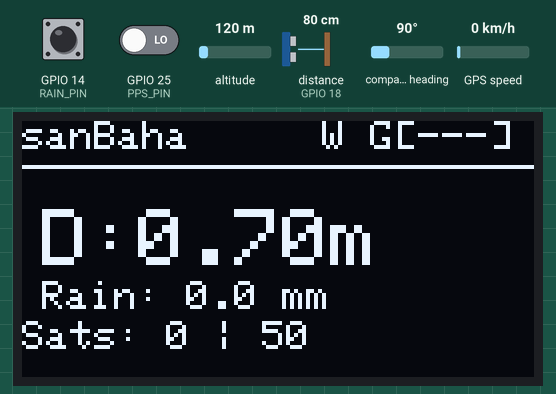
This sketch was run on a simulated ESP32. Shown: 128×64 one-colour display. Wiring (inferred from the names in the program): ultrasonic range finder: trigger GPIO 5; echo GPIO 18. Inputs (shaded band) come from the test bench; at power-on: GPIO 25 (PPS_PIN) LOW, distance to the obstacle (sensor on GPIO 18) 80 cm, GPIO 14 (RAIN_PIN) HIGH, altitude 120 m, compass heading 90°, GPS speed 0 km/h. The echo pulse lasts 58.3 µs per cm; WiFi joins after 1.5 s; servers stay silent unless stated; the GPS gets a fix after 3 s at 37.7749, -122.4194 with 8 satellites; what the sketch prints to the serial monitor is not drawn.

Above: at 2.7 s.
2.8 s: GPIO 25 (PPS_PIN) driven HIGH
At 4.0 s:
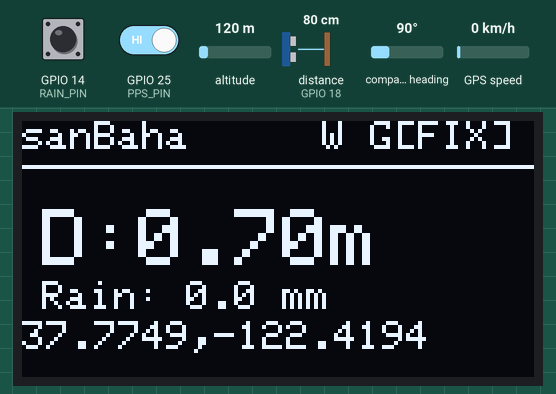
5.1 s: GPIO 25 (PPS_PIN) driven LOW
At 5.8 s:
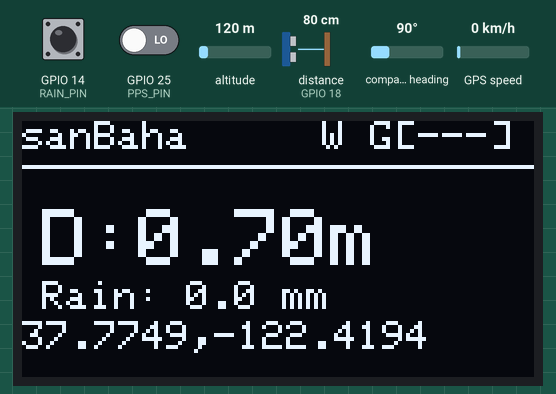
6.8 s: distance to the obstacle (sensor on GPIO 18) set to 250 cm
At 8.3 s:
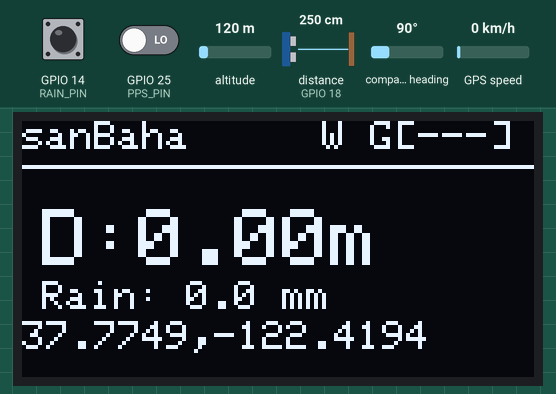
8.6 s: distance to the obstacle (sensor on GPIO 18) set to 2 cm
At 9.3 s:
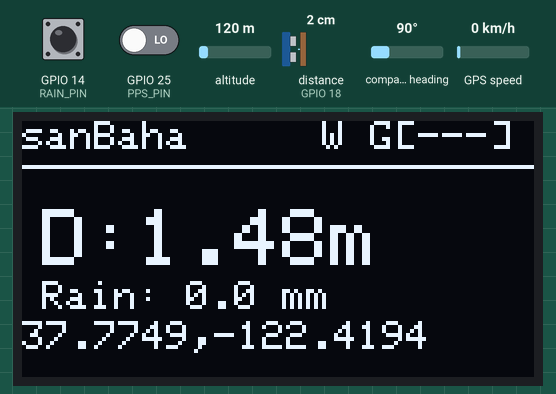
10.4 s: distance to the obstacle (sensor on GPIO 18) set to 4 cm
At 11.4 s:
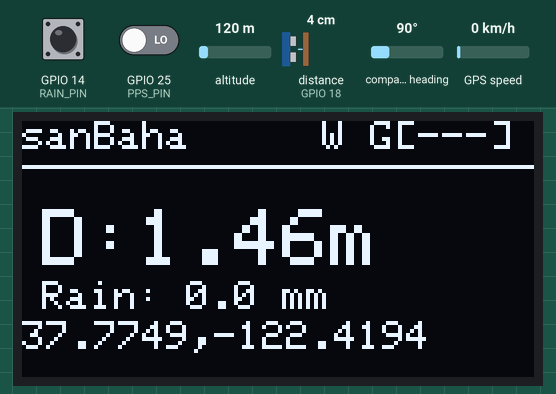
Timing chart, 0 to 13.3 s (numbered marks = the images above; inputs shaded):
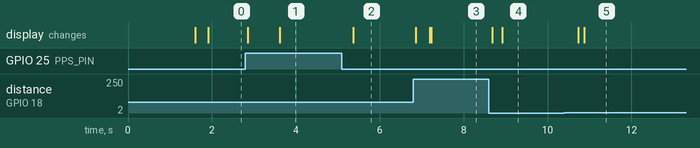

Measured:
- after the input at 2.8 s, the display: first changes after 0.06 s (image 1 shows a later state)
- after the input at 5.1 s, the display: changes after 0.26 s (image 2)
- after the input at 6.8 s, the display: first changes after 0.06 s (image 3 shows a later state)
- after the input at 8.6 s, the display: first changes after 0.08 s (image 4 shows a later state)
- after the input at 10.4 s, the display: first changes after 0.34 s (image 5 shows a later state)

The sketch:

esp32_flood_sensor.ino
```cpp
#include <Arduino.h>
#include <Wire.h>
#include <Adafruit_GFX.h>
#include <Adafruit_SSD1306.h>
#include <TinyGPS++.h>
#include <WiFi.h>
#include <FirebaseESP32.h>

// --- 1. Credentials & Configuration ---
const char* ssid = "HP&P";
const char* password = "Ybots82505";

#define FIREBASE_HOST "sanbaha-e05ae-default-rtdb.asia-southeast1.firebasedatabase.app"
#define FIREBASE_AUTH "5XCN927TVAwiHVlueWN7i3yaEujsExZ09mpUywTV"

#define SENSOR_HEIGHT_M 1.50   // Height from ground in METERS
#define SCREEN_WIDTH 128
#define SCREEN_HEIGHT 64
#define SCREEN_ADDRESS 0x3C

// --- Sensor Identity (edit these for your location) ---
#define SENSOR_ID       "sensor_001"
#define SENSOR_NAME     "Lodlod Bridge"
#define SENSOR_LOCATION "Brgy. Lodlod, Lipa City"

// --- 2. Pin Definitions ---
#define TRIG_PIN 5
#define ECHO_PIN 18
#define GPS_RX 27
#define GPS_TX 26
#define PPS_PIN 25
#define RAIN_PIN 14

// --- 3. Objects & Variables ---
Adafruit_SSD1306 display(SCREEN_WIDTH, SCREEN_HEIGHT, &Wire, -1);
TinyGPSPlus gps;
HardwareSerial SerialGPS(2);
FirebaseData firebaseData;
FirebaseConfig config;
FirebaseAuth auth;

// Smoothing (Rolling Average)
const int numReadings = 10;
float readings[numReadings];
int readIndex = 0;
float total = 0;
float averageDepthM = 0;

// Rain Gauge Variables
const float MM_PER_TIP = 0.2; // Typical value for tipping bucket, adjust if needed
volatile unsigned long lastTipTime = 0;

// Rolling 1-hour rain buffer — stores millis() timestamp of each tip
#define MAX_TIPS 200
volatile unsigned long tipTimestamps[MAX_TIPS];
volatile int tipHead = 0;
volatile int tipCount = 0;

void IRAM_ATTR countRain() {
  unsigned long currentTime = millis();
  // 200ms debounce time to prevent multiple triggers from one tip
  if (currentTime - lastTipTime > 200) {
    tipTimestamps[tipHead] = currentTime;
    tipHead = (tipHead + 1) % MAX_TIPS;
    if (tipCount < MAX_TIPS) tipCount++;
    lastTipTime = currentTime;
  }
}

// Returns mm of rain in the last 60 minutes
float rollingRainMm() {
  unsigned long cutoff = millis() - 3600000UL;
  int count = 0;
  for (int i = 0; i < tipCount; i++) {
    if (tipTimestamps[i] > cutoff) count++;
  }
  return count * MM_PER_TIP;
}

void connectWiFi() {
  WiFi.begin(ssid, password);
  int retry = 0;
  while (WiFi.status() != WL_CONNECTED && retry < 20) {
    delay(500);
    retry++;
  }
}

void setup() {
  Serial.begin(115200);

  // I2C & OLED Initialization
  Wire.begin(21, 22);
  Wire.setClock(100000);
  if(!display.begin(SSD1306_SWITCHCAPVCC, SCREEN_ADDRESS)) for(;;);

  display.clearDisplay();
  display.setTextSize(1);
  display.setTextColor(WHITE);
  display.setCursor(0,20);
  display.println("sanBaha System");
  display.println("Connecting...");
  display.display();

  // Hardware Initialization
  SerialGPS.begin(9600, SERIAL_8N1, GPS_RX, GPS_TX);
  pinMode(TRIG_PIN, OUTPUT);
  pinMode(ECHO_PIN, INPUT);
  pinMode(PPS_PIN, INPUT);

  // Rain Gauge Initialization
  pinMode(RAIN_PIN, INPUT_PULLUP);
  attachInterrupt(digitalPinToInterrupt(RAIN_PIN), countRain, FALLING);

  for (int i = 0; i < numReadings; i++) readings[i] = 0;

  connectWiFi();

  // Firebase Initialization
  config.host = FIREBASE_HOST;
  config.signer.tokens.legacy_token = FIREBASE_AUTH;
  Firebase.begin(&config, &auth);
  Firebase.reconnectWiFi(true);
}

void loop() {
  // A. Process GPS
  while (SerialGPS.available() > 0) {
    gps.encode(SerialGPS.read());
  }

  // B. Hardware Status
  bool ppsStatus = digitalRead(PPS_PIN);

  // C. Ultrasonic measurement in METERS
  digitalWrite(TRIG_PIN, LOW);
  delayMicroseconds(2);
  digitalWrite(TRIG_PIN, HIGH);
  delayMicroseconds(10);
  digitalWrite(TRIG_PIN, LOW);

  long duration = pulseIn(ECHO_PIN, HIGH, 30000);
  float distanceM = (duration * 0.0343) / 200.0; // cm to m
  float currentDepthM = SENSOR_HEIGHT_M - distanceM;
  if (currentDepthM < 0 || duration == 0) currentDepthM = 0;

  // D. Rolling Average (Smooths out ripples)
  total = total - readings[readIndex];
  readings[readIndex] = currentDepthM;
  total = total + readings[readIndex];
  readIndex = (readIndex + 1) % numReadings;
  averageDepthM = total / numReadings;

  // E. Update 0.96" OLED
  display.clearDisplay();
  display.setTextWrap(false);

  // Header
  display.setTextSize(1);
  display.setCursor(0, 0);
  display.print("sanBaha");
  display.setCursor(75, 0);
  if(WiFi.status() == WL_CONNECTED) display.print("W"); else display.print(" ");
  if(ppsStatus) display.print(" G[FIX]"); else display.print(" G[---]");
  display.drawLine(0, 11, 128, 11, WHITE);

  // Depth Display
  display.setCursor(5, 22);
  display.setTextSize(2);
  display.print("D:");
  display.print(averageDepthM, 2);
  display.print("m");

  // Rain Display
  display.setCursor(5, 40);
  display.setTextSize(1);
  float currentRainMm = rollingRainMm();
  display.print("Rain: ");
  display.print(currentRainMm, 1);
  display.print(" mm");

  // Footer
  display.setTextSize(1);
  display.setCursor(0, 50);
  if (gps.location.isValid()) {
    display.print(gps.location.lat(), 4); display.print(",");
    display.print(gps.location.lng(), 4);
  } else {
    display.print("Sats: "); display.print(gps.satellites.value());
    display.print(" | "); display.print(WiFi.localIP().toString().substring(10));
  }
  display.display();

  // F. Firebase & Serial Output (Every 5 seconds)
  static unsigned long lastPush = 0;
  if (millis() - lastPush > 5000) {

    // Convert depth from meters to centimeters for the web app
    float waterLevelCm = averageDepthM * 100.0;
    float currentRainMm = rollingRainMm();

    // ── Push to /flood_sensors/sensor_001 (web app reads this) ──
    FirebaseJson sensorJson;
    sensorJson.set("name", SENSOR_NAME);
    sensorJson.set("location", SENSOR_LOCATION);
    sensorJson.set("waterLevel", waterLevelCm);          // cm — web app thresholds: <25 clear, 25-70 warning, >70 flooded
    sensorJson.set("depth_m", averageDepthM);             // keep original meters value too
    sensorJson.set("rain_mm", currentRainMm);
    sensorJson.set("lat", gps.location.lat());
    sensorJson.set("lng", gps.location.lng());
    sensorJson.set("rssi", WiFi.RSSI());
    sensorJson.set("lastUpdate", millis());               // or use NTP if you add it later

    if (WiFi.status() == WL_CONNECTED) {
      // setJSON overwrites at a fixed path (sensor_001 always stays sensor_001)
      // pushJSON would create a new random key every time — don't use that here
      Firebase.setJSON(firebaseData, "/flood_sensors/" SENSOR_ID, sensorJson);
    }

    // ── Also keep the /logs push for historical logging ──
    FirebaseJson logJson;
    logJson.set("depth_m", averageDepthM);
    logJson.set("rain_mm", currentRainMm);
    logJson.set("lat", gps.location.lat());
    logJson.set("lng", gps.location.lng());
    logJson.set("rssi", WiFi.RSSI());

    if (WiFi.status() == WL_CONNECTED) {
       Firebase.pushJSON(firebaseData, "/logs", logJson);
    }

    // Serial JSON for local monitoring
    Serial.print("{\"depth_m\":"); Serial.print(averageDepthM, 2);
    Serial.print(",\"waterLevel_cm\":"); Serial.print(waterLevelCm, 1);
    Serial.print(",\"rain_mm\":"); Serial.print(currentRainMm, 1);
    Serial.print(",\"lat\":"); Serial.print(gps.location.lat(), 6);
    Serial.print(",\"lng\":"); Serial.print(gps.location.lng(), 6);
    Serial.println("}");

    lastPush = millis();
  }
}
```
